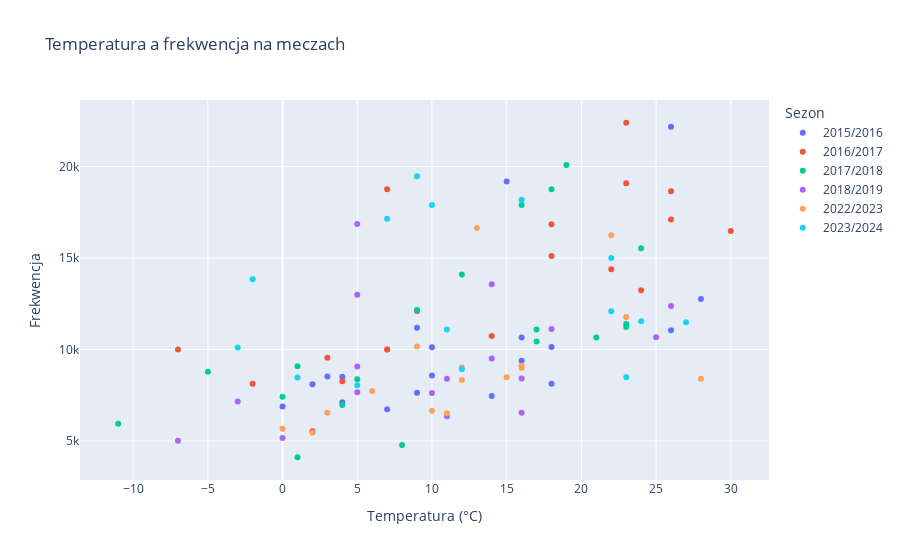

Write notebook code for a chart like this one.
### Markdown cell above
Wizualizacja relacji między temperaturą a frekwencją na meczach

### Code cell
sns.set_style("whitegrid")


fig = px.scatter(df, x='temperatura', y='frekwencja', color='sezon', hover_data=['pozycja_przed_meczem', 'rywal'],
                 title='Temperatura a frekwencja na meczach', 
                 labels={'temperatura': 'Temperatura (°C)', 'frekwencja': 'Frekwencja', 'sezon': 'Sezon'},
                 template='plotly')  


fig.update_xaxes(title_text='Temperatura (°C)')
fig.update_yaxes(title_text='Frekwencja')

fig.show()

### Figure 1 — Plotly figure (JSON) as saved in the notebook; plotly's stock layout.template omitted (floating-point values rounded to 4 significant figures)
{"data": [{"customdata": [[11, "Nieciecza"], [7, "Zagłębie Lubin"], [7, "Ruch Chorzów"], [4, "Legia Warszawa"], [10, "Lech Poznań"], [7, "Lechia Gdańsk"], [11, "Wisła Kraków"], [13, "Piast Gliwice"], [13, "Korona Kielce"], [11, "Górnik Zabrze"], [9, "Cracovia"], [11, "Śląsk Wrocław"], [6, "Pogoń Szczecin"], [10, "Górnik Łęczna"], [8, "Podbeskidzie"], [12, "Górnik Łęczna"], [11, "Górnik Zabrze"], [12, "Podbeskidzie"], [12, "Nieciecza"]], "hovertemplate": "Sezon=2015/2016<br>Temperatura (°C)=%{x}<br>Frekwencja=%{y}<br>pozycja_przed_meczem=%{customdata[0]}<br>rywal=%{customdata[1]}<extra></extra>", "legendgroup": "2015/2016", "marker": {"color": "#636efa", "symbol": "circle"}, "mode": "markers", "name": "2015/2016", "orientation": "v", "showlegend": true, "type": "scatter", "x": [16, 26, 28, 26, 15, 9, 10, 3, 4, 7, 9, 2, 0, 4, 18, 18, 10, 14, 16], "xaxis": "x", "y": [10653, 11055, 12758, 22172, 19177, 11195, 10120, 8523, 7120, 6734, 7630, 8100, 6887, 8516, 10132, 8123, 8573, 7453, 9387], "yaxis": "y"}, {"customdata": [[7, "Ruch Chorzów"], [2, "Arka Gdynia"], [2, "Lechia Gdańsk"], [1, "Wisła Kraków"], [1, "Pogoń Szczecin"], [2, "Zagłębie Lubin"], [2, "Piast Gliwice"], [1, "Legia Warszawa"], [2, "Lech Poznań"], [1, "Wisła Płock"], [2, "Górnik Łęczna"], [2, "Śląsk Wrocław"], [2, "Korona Kielce"], [1, "Nieciecza"], [1, "Cracovia"], [1, "Pogoń Szczecin"], [1, "Wisła Kraków"], [2, "Legia Warszawa"], [2, "Lech Poznań"]], "hovertemplate": "Sezon=2016/2017<br>Temperatura (°C)=%{x}<br>Frekwencja=%{y}<br>pozycja_przed_meczem=%{customdata[0]}<br>rywal=%{customdata[1]}<extra></extra>", "legendgroup": "2016/2017", "marker": {"color": "#EF553B", "symbol": "circle"}, "mode": "markers", "name": "2016/2017", "orientation": "v", "showlegend": true, "type": "scatter", "x": [24, 30, 26, 26, 18, 7, 4, 7, -7, -2, 2, 14, 3, 22, 7, 9, 18, 23, 23], "xaxis": "x", "y": [13240, 16471, 17100, 18646, 16850, 10006, 8260, 18765, 10000, 8127, 5531, 10736, 9554, 14392, 10000, 12100, 15117, 22394, 19084], "yaxis": "y"}, {"customdata": [[5, "Górnik Zabrze"], [1, "Sandecja"], [2, "Śląsk Wrocław"], [2, "Piast Gliwice"], [6, "Legia Warszawa"], [4, "Lech Poznań"], [7, "Zagłębie Lubin"], [3, "Nieciecza"], [6, "Pogoń Szczecin"], [3, "Korona Kielce"], [2, "Cracovia"], [2, "Lechia Gdańsk"], [1, "Wisła Kraków"], [2, "Arka Gdynia"], [1, "Wisła Płock"], [2, "Górnik Zabrze"], [2, "Wisła Kraków"], [3, "Legia Warszawa"], [2, "Wisła Płock"]], "hovertemplate": "Sezon=2017/2018<br>Temperatura (°C)=%{x}<br>Frekwencja=%{y}<br>pozycja_przed_meczem=%{customdata[0]}<br>rywal=%{customdata[1]}<extra></extra>", "legendgroup": "2017/2018", "marker": {"color": "#00cc96", "symbol": "circle"}, "mode": "markers", "name": "2017/2018", "orientation": "v", "showlegend": true, "type": "scatter", "x": [23, 23, 17, 21, 16, 9, 5, 4, 1, 8, 1, -11, 0, -5, 12, 17, 24, 18, 19], "xaxis": "x", "y": [11236, 11399, 10437, 10658, 17894, 12156, 8375, 6973, 4111, 4774, 9090, 5942, 7414, 8787, 14094, 11098, 15534, 18763, 20086], "yaxis": "y"}, {"customdata": [[5, "Wisła Kraków"], [2, "Piast Gliwice"], [2, "Miedź Legnica"], [2, "Cracovia"], [1, "Śląsk Wrocław"], [3, "Pogoń Szczecin"], [1, "Legia Warszawa"], [2, "Lech Poznań"], [3, "Arka Gdynia"], [3, "Zagłębie Lubin"], [3, "Wisła Płock"], [3, "Górnik Zabrze"], [4, "Korona Kielce"], [5, "Z. Sosnowiec"], [6, "Lech Poznań"], [4, "Pogoń Szczecin"], [4, "Legia Warszawa"]], "hovertemplate": "Sezon=2018/2019<br>Temperatura (°C)=%{x}<br>Frekwencja=%{y}<br>pozycja_przed_meczem=%{customdata[0]}<br>rywal=%{customdata[1]}<extra></extra>", "legendgroup": "2018/2019", "marker": {"color": "#ab63fa", "symbol": "circle"}, "mode": "markers", "name": "2018/2019", "orientation": "v", "showlegend": true, "type": "scatter", "x": [26, 25, 18, 14, 11, 10, 5, 5, -7, 0, 5, -3, 5, 16, 16, 11, 14], "xaxis": "x", "y": [12373, 10664, 11123, 9510, 8396, 7622, 16862, 12988, 5012, 5163, 9066, 7162, 7660, 6541, 8412, 6348, 13573], "yaxis": "y"}, {"customdata": [[4, "Widzew Łódź"], [13, "Radomiak"], [15, "Miedź Legnica"], [12, "Stal Mielec"], [10, "Korona Kielce"], [7, "Wisła Płock"], [11, "Legia Warszawa"], [13, "Lech Poznań"], [14, "Pogoń Szczecin"], [12, "Raków"], [14, "Górnik Zabrze"], [13, "Zagłębie Lubin"], [14, "Lechia Gdańsk"], [9, "Warta Poznań"], [8, "Śląsk Wrocław"], [12, "Cracovia"]], "hovertemplate": "Sezon=2022/2023<br>Temperatura (°C)=%{x}<br>Frekwencja=%{y}<br>pozycja_przed_meczem=%{customdata[0]}<br>rywal=%{customdata[1]}<extra></extra>", "legendgroup": "2022/2023", "marker": {"color": "#FFA15A", "symbol": "circle"}, "mode": "markers", "name": "2022/2023", "orientation": "v", "showlegend": true, "type": "scatter", "x": [23, 16, 28, 11, 12, 6, 13, 9, 2, 3, 0, 10, 16, 15, 12, 22], "xaxis": "x", "y": [11781, 9113, 8407, 6519, 8333, 7731, 16635, 10167, 5450, 6547, 5673, 6658, 8985, 8481, 9012, 16251], "yaxis": "y"}, {"customdata": [[18, "P. Niepołomice"], [10, "Widzew Łódź"], [4, "Górnik Zabrze"], [3, "Radomiak"], [5, "Legia Warszawa"], [2, "Zagłębie Lubin"], [2, "Stal Mielec"], [3, "Piast Gliwice"], [2, "Raków"], [1, "Lech Poznań"], [1, "Ruch Chorzów"], [3, "Śląsk Wrocław"], [1, "ŁKS Łódź"], [1, "Cracovia"], [1, "Pogoń Szczecin"]], "hovertemplate": "Sezon=2023/2024<br>Temperatura (°C)=%{x}<br>Frekwencja=%{y}<br>pozycja_przed_meczem=%{customdata[0]}<br>rywal=%{customdata[1]}<extra></extra>", "legendgroup": "2023/2024", "marker": {"color": "#19d3f3", "symbol": "circle"}, "mode": "markers", "name": "2023/2024", "orientation": "v", "showlegend": true, "type": "scatter", "x": [23, 24, 27, 22, 10, 5, 12, 1, -3, 7, 11, -2, 22, 16, 9], "xaxis": "x", "y": [8478, 11547, 11487, 12091, 17892, 8049, 8921, 8466, 10109, 17141, 11098, 13840, 15007, 18184, 19474], "yaxis": "y"}], "layout": {"legend": {"title": {"text": "Sezon"}, "tracegroupgap": 0}, "title": {"text": "Temperatura a frekwencja na meczach"}, "xaxis": {"anchor": "y", "domain": [0, 1], "title": {"text": "Temperatura (°C)"}}, "yaxis": {"anchor": "x", "domain": [0, 1], "title": {"text": "Frekwencja"}}}}
